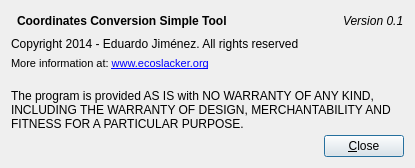
<?xml version="1.0" encoding="UTF-8"?>
<ui version="4.0">
 <class>AboutDialog</class>
 <widget class="QDialog" name="AboutDialog">
  <property name="geometry">
   <rect>
    <x>0</x>
    <y>0</y>
    <width>415</width>
    <height>168</height>
   </rect>
  </property>
  <property name="windowTitle">
   <string>About...</string>
  </property>
  <property name="windowIcon">
   <iconset resource="icons.qrc">
    <normaloff>:/icons/about.png</normaloff>:/icons/about.png</iconset>
  </property>
  <layout class="QVBoxLayout" name="verticalLayout">
   <item>
    <layout class="QHBoxLayout" name="horizontalLayout_2">
     <item>
      <widget class="QLabel" name="label_6">
       <property name="text">
        <string>&lt;html&gt;&lt;head/&gt;&lt;body&gt;&lt;p&gt;&lt;img src=&quot;:/icons/world.png&quot;/&gt;&lt;/p&gt;&lt;/body&gt;&lt;/html&gt;</string>
       </property>
      </widget>
     </item>
     <item>
      <widget class="QLabel" name="label">
       <property name="text">
        <string>&lt;html&gt;&lt;head/&gt;&lt;body&gt;&lt;p&gt;&lt;span style=&quot; font-weight:600;&quot;&gt;Coordinates Conversion Simple Tool&lt;/span&gt;&lt;/p&gt;&lt;/body&gt;&lt;/html&gt;</string>
       </property>
      </widget>
     </item>
     <item>
      <spacer name="horizontalSpacer_2">
       <property name="orientation">
        <enum>Qt::Horizontal</enum>
       </property>
       <property name="sizeHint" stdset="0">
        <size>
         <width>40</width>
         <height>20</height>
        </size>
       </property>
      </spacer>
     </item>
     <item>
      <widget class="QLabel" name="label_4">
       <property name="text">
        <string>&lt;html&gt;&lt;head/&gt;&lt;body&gt;&lt;p&gt;&lt;span style=&quot; font-style:italic;&quot;&gt;Version 0.1&lt;/span&gt;&lt;/p&gt;&lt;/body&gt;&lt;/html&gt;</string>
       </property>
      </widget>
     </item>
    </layout>
   </item>
   <item>
    <widget class="QLabel" name="label_2">
     <property name="text">
      <string>Copyright 2014 - Eduardo Jiménez. All rights reserved</string>
     </property>
    </widget>
   </item>
   <item>
    <widget class="QLabel" name="label_5">
     <property name="text">
      <string>&lt;!DOCTYPE HTML PUBLIC &quot;-//W3C//DTD HTML 4.0//EN&quot; &quot;http://www.w3.org/TR/REC-html40/strict.dtd&quot;&gt;
&lt;html&gt;&lt;head&gt;&lt;meta name=&quot;qrichtext&quot; content=&quot;1&quot; /&gt;&lt;style type=&quot;text/css&quot;&gt;
p, li { white-space: pre-wrap; }
&lt;/style&gt;&lt;/head&gt;&lt;body style=&quot; font-family:'MS Shell Dlg 2'; font-size:8pt; font-weight:400; font-style:normal;&quot;&gt;
&lt;p style=&quot; margin-top:0px; margin-bottom:0px; margin-left:0px; margin-right:0px; -qt-block-indent:0; text-indent:0px;&quot;&gt;More information at: &lt;a href=&quot;www.ecoslacker.org&quot;&gt;&lt;span style=&quot; text-decoration: underline; color:#0000ff;&quot;&gt;www.ecoslacker.org&lt;/span&gt;&lt;/a&gt;&lt;/p&gt;&lt;/body&gt;&lt;/html&gt;</string>
     </property>
    </widget>
   </item>
   <item>
    <widget class="QLabel" name="label_3">
     <property name="text">
      <string>
The program is provided AS IS with NO WARRANTY OF ANY KIND, INCLUDING THE WARRANTY OF DESIGN, MERCHANTABILITY AND FITNESS FOR A PARTICULAR PURPOSE.</string>
     </property>
     <property name="wordWrap">
      <bool>true</bool>
     </property>
    </widget>
   </item>
   <item>
    <layout class="QHBoxLayout" name="horizontalLayout">
     <item>
      <spacer name="horizontalSpacer">
       <property name="orientation">
        <enum>Qt::Horizontal</enum>
       </property>
       <property name="sizeHint" stdset="0">
        <size>
         <width>40</width>
         <height>20</height>
        </size>
       </property>
      </spacer>
     </item>
     <item>
      <widget class="QPushButton" name="closeButton">
       <property name="text">
        <string>&amp;Close</string>
       </property>
       <property name="icon">
        <iconset resource="icons.qrc">
         <normaloff>:/icons/exit.png</normaloff>:/icons/exit.png</iconset>
       </property>
      </widget>
     </item>
    </layout>
   </item>
  </layout>
 </widget>
 <resources>
  <include location="icons.qrc"/>
 </resources>
 <connections>
  <connection>
   <sender>closeButton</sender>
   <signal>clicked()</signal>
   <receiver>AboutDialog</receiver>
   <slot>close()</slot>
   <hints>
    <hint type="sourcelabel">
     <x>367</x>
     <y>117</y>
    </hint>
    <hint type="destinationlabel">
     <x>207</x>
     <y>69</y>
    </hint>
   </hints>
  </connection>
  <connection>
   <sender>closeButton</sender>
   <signal>pressed()</signal>
   <receiver>AboutDialog</receiver>
   <slot>close()</slot>
   <hints>
    <hint type="sourcelabel">
     <x>367</x>
     <y>117</y>
    </hint>
    <hint type="destinationlabel">
     <x>207</x>
     <y>69</y>
    </hint>
   </hints>
  </connection>
 </connections>
</ui>
